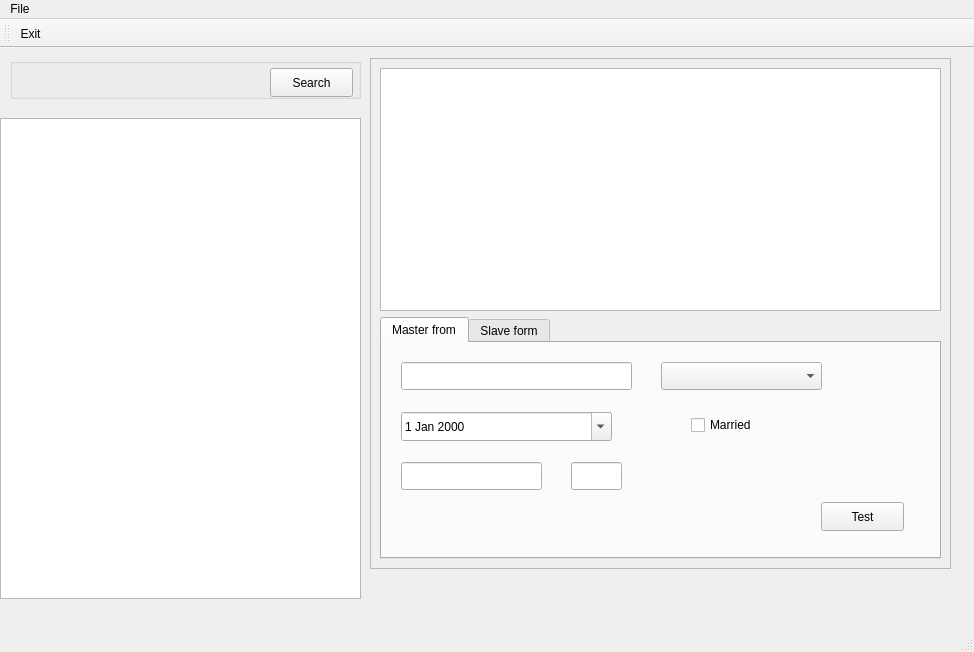
<?xml version="1.0" encoding="UTF-8"?>
<ui version="4.0">
 <class>MainWindow</class>
 <widget class="QMainWindow" name="MainWindow">
  <property name="geometry">
   <rect>
    <x>0</x>
    <y>0</y>
    <width>974</width>
    <height>652</height>
   </rect>
  </property>
  <property name="windowTitle">
   <string>MainWindow</string>
  </property>
  <widget class="QWidget" name="centralwidget">
   <widget class="QFrame" name="frame">
    <property name="geometry">
     <rect>
      <x>370</x>
      <y>10</y>
      <width>581</width>
      <height>511</height>
     </rect>
    </property>
    <property name="frameShape">
     <enum>QFrame::Shape::StyledPanel</enum>
    </property>
    <property name="frameShadow">
     <enum>QFrame::Shadow::Raised</enum>
    </property>
    <layout class="QVBoxLayout" name="verticalLayout">
     <item>
      <widget class="GrpcTableView" name="slaveTableView">
       <property name="selectionMode">
        <enum>QAbstractItemView::SelectionMode::SingleSelection</enum>
       </property>
       <property name="selectionBehavior">
        <enum>QAbstractItemView::SelectionBehavior::SelectRows</enum>
       </property>
      </widget>
     </item>
     <item>
      <widget class="QTabWidget" name="tabWidget">
       <property name="currentIndex">
        <number>0</number>
       </property>
       <widget class="QWidget" name="masterTab">
        <attribute name="title">
         <string>Master from</string>
        </attribute>
        <layout class="QGridLayout" name="gridLayout">
         <item row="1" column="0">
          <widget class="MasterForm" name="masterForm" native="true">
           <widget class="QComboBox" name="levelCombo">
            <property name="geometry">
             <rect>
              <x>270</x>
              <y>10</y>
              <width>161</width>
              <height>28</height>
             </rect>
            </property>
           </widget>
           <widget class="QLineEdit" name="nameEdit">
            <property name="geometry">
             <rect>
              <x>10</x>
              <y>10</y>
              <width>231</width>
              <height>28</height>
             </rect>
            </property>
           </widget>
           <widget class="QPushButton" name="pushButton">
            <property name="geometry">
             <rect>
              <x>430</x>
              <y>150</y>
              <width>83</width>
              <height>29</height>
             </rect>
            </property>
            <property name="text">
             <string>Test</string>
            </property>
           </widget>
           <widget class="QDateEdit" name="dateEdit">
            <property name="geometry">
             <rect>
              <x>10</x>
              <y>60</y>
              <width>211</width>
              <height>29</height>
             </rect>
            </property>
            <property name="calendarPopup">
             <bool>true</bool>
            </property>
           </widget>
           <widget class="QCheckBox" name="marriedCheckBox">
            <property name="geometry">
             <rect>
              <x>300</x>
              <y>60</y>
              <width>93</width>
              <height>26</height>
             </rect>
            </property>
            <property name="text">
             <string>Married</string>
            </property>
           </widget>
           <widget class="QLineEdit" name="salaryEdit">
            <property name="geometry">
             <rect>
              <x>10</x>
              <y>110</y>
              <width>141</width>
              <height>28</height>
             </rect>
            </property>
           </widget>
           <widget class="QLineEdit" name="heightEdit">
            <property name="geometry">
             <rect>
              <x>180</x>
              <y>110</y>
              <width>51</width>
              <height>28</height>
             </rect>
            </property>
           </widget>
          </widget>
         </item>
        </layout>
       </widget>
       <widget class="QWidget" name="slaveTab">
        <attribute name="title">
         <string>Slave form</string>
        </attribute>
        <layout class="QGridLayout" name="gridLayout_2">
         <item row="0" column="0">
          <widget class="SlaveForm" name="slaveForm" native="true">
           <layout class="QGridLayout" name="gridLayout_3">
            <property name="leftMargin">
             <number>0</number>
            </property>
            <property name="topMargin">
             <number>0</number>
            </property>
            <property name="rightMargin">
             <number>0</number>
            </property>
            <property name="bottomMargin">
             <number>0</number>
            </property>
            <property name="spacing">
             <number>0</number>
            </property>
            <item row="1" column="0">
             <spacer name="verticalSpacer">
              <property name="orientation">
               <enum>Qt::Orientation::Vertical</enum>
              </property>
              <property name="sizeHint" stdset="0">
               <size>
                <width>20</width>
                <height>127</height>
               </size>
              </property>
             </spacer>
            </item>
            <item row="0" column="0">
             <layout class="QVBoxLayout" name="verticalLayout_2">
              <property name="spacing">
               <number>1</number>
              </property>
              <item>
               <widget class="QLabel" name="label">
                <property name="text">
                 <string>&amp;Phone</string>
                </property>
                <property name="buddy">
                 <cstring>phoneEdit</cstring>
                </property>
               </widget>
              </item>
              <item>
               <widget class="QLineEdit" name="phoneEdit"/>
              </item>
             </layout>
            </item>
           </layout>
          </widget>
         </item>
        </layout>
       </widget>
      </widget>
     </item>
    </layout>
   </widget>
   <widget class="GrpcTableView" name="masterTableView">
    <property name="geometry">
     <rect>
      <x>0</x>
      <y>70</y>
      <width>361</width>
      <height>481</height>
     </rect>
    </property>
    <property name="horizontalScrollBarPolicy">
     <enum>Qt::ScrollBarPolicy::ScrollBarAsNeeded</enum>
    </property>
    <property name="sizeAdjustPolicy">
     <enum>QAbstractScrollArea::SizeAdjustPolicy::AdjustToContentsOnFirstShow</enum>
    </property>
    <property name="selectionMode">
     <enum>QAbstractItemView::SelectionMode::SingleSelection</enum>
    </property>
    <property name="selectionBehavior">
     <enum>QAbstractItemView::SelectionBehavior::SelectRows</enum>
    </property>
   </widget>
   <widget class="GrpcSearchForm" name="searchForm" native="true">
    <property name="geometry">
     <rect>
      <x>10</x>
      <y>10</y>
      <width>351</width>
      <height>41</height>
     </rect>
    </property>
    <layout class="QHBoxLayout" name="horizontalLayout">
     <property name="spacing">
      <number>2</number>
     </property>
     <property name="leftMargin">
      <number>0</number>
     </property>
     <property name="topMargin">
      <number>0</number>
     </property>
     <property name="rightMargin">
      <number>0</number>
     </property>
     <property name="bottomMargin">
      <number>0</number>
     </property>
     <item>
      <widget class="QGroupBox" name="groupBox">
       <property name="title">
        <string/>
       </property>
       <widget class="QPushButton" name="searchButton">
        <property name="geometry">
         <rect>
          <x>260</x>
          <y>10</y>
          <width>83</width>
          <height>29</height>
         </rect>
        </property>
        <property name="text">
         <string>Search</string>
        </property>
       </widget>
      </widget>
     </item>
    </layout>
   </widget>
  </widget>
  <widget class="QMenuBar" name="mainMenuBar">
   <property name="geometry">
    <rect>
     <x>0</x>
     <y>0</y>
     <width>974</width>
     <height>25</height>
    </rect>
   </property>
   <widget class="QMenu" name="menuFile">
    <property name="title">
     <string>File</string>
    </property>
    <addaction name="actionExit"/>
   </widget>
   <addaction name="menuFile"/>
  </widget>
  <widget class="QStatusBar" name="mainStatusBAr"/>
  <widget class="QToolBar" name="mainToolBar">
   <property name="windowTitle">
    <string>toolBar</string>
   </property>
   <property name="iconSize">
    <size>
     <width>16</width>
     <height>16</height>
    </size>
   </property>
   <attribute name="toolBarArea">
    <enum>TopToolBarArea</enum>
   </attribute>
   <attribute name="toolBarBreak">
    <bool>false</bool>
   </attribute>
   <addaction name="actionExit"/>
  </widget>
  <action name="actionExit">
   <property name="icon">
    <iconset resource="../Frontend.qrc">
     <normaloff>:/icons/exit.png</normaloff>:/icons/exit.png</iconset>
   </property>
   <property name="text">
    <string>Exit</string>
   </property>
  </action>
 </widget>
 <customwidgets>
  <customwidget>
   <class>MasterForm</class>
   <extends>QWidget</extends>
   <header location="global">../TestSharedUtility.h</header>
   <container>1</container>
  </customwidget>
  <customwidget>
   <class>SlaveForm</class>
   <extends>QWidget</extends>
   <header location="global">../TestSharedUtility.h</header>
   <container>1</container>
  </customwidget>
  <customwidget>
   <class>GrpcSearchForm</class>
   <extends>QWidget</extends>
   <header location="global">../GrpcSearchForm.h</header>
   <container>1</container>
  </customwidget>
  <customwidget>
   <class>GrpcTableView</class>
   <extends>QTableView</extends>
   <header location="global">../GrpcTableView.h</header>
  </customwidget>
 </customwidgets>
 <resources>
  <include location="../Frontend.qrc"/>
 </resources>
 <connections/>
</ui>
